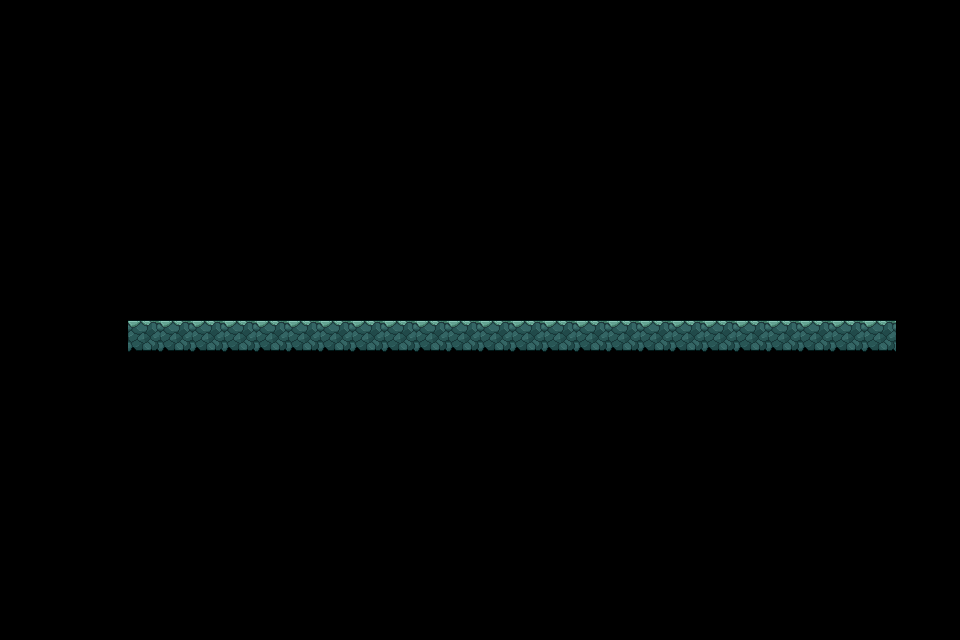

This is a level from a 2D game, rendered from its Tiled map with the project's own tilesets. A one-line summary and the complete map file follow:
An orthogonal 30x20 tile map with 32x32 px tiles, 1 tile layer (1) and 1 object (ara).

<map version="1.10" tiledversion="1.10.1" orientation="orthogonal" renderorder="right-down" width="30" height="20" tilewidth="32" tileheight="32" infinite="0" nextlayerid="3" nextobjectid="3">
 <tileset firstgid="1" source="cave.tsx" />
 <layer id="1" name="1" width="30" height="20">
  <data encoding="csv">
0,0,0,0,0,0,0,0,0,0,0,0,0,0,0,0,0,0,0,0,0,0,0,0,0,0,0,0,0,0,
0,0,0,0,0,0,0,0,0,0,0,0,0,0,0,0,0,0,0,0,0,0,0,0,0,0,0,0,0,0,
0,0,0,0,0,0,0,0,0,0,0,0,0,0,0,0,0,0,0,0,0,0,0,0,0,0,0,0,0,0,
0,0,0,0,0,0,0,0,0,0,0,0,0,0,0,0,0,0,0,0,0,0,0,0,0,0,0,0,0,0,
0,0,0,0,0,0,0,0,0,0,0,0,0,0,0,0,0,0,0,0,0,0,0,0,0,0,0,0,0,0,
0,0,0,0,0,0,0,0,0,0,0,0,0,0,0,0,0,0,0,0,0,0,0,0,0,0,0,0,0,0,
0,0,0,0,0,0,0,0,0,0,0,0,0,0,0,0,0,0,0,0,0,0,0,0,0,0,0,0,0,0,
0,0,0,0,0,0,0,0,0,0,0,0,0,0,0,0,0,0,0,0,0,0,0,0,0,0,0,0,0,0,
0,0,0,0,0,0,0,0,0,0,0,0,0,0,0,0,0,0,0,0,0,0,0,0,0,0,0,0,0,0,
0,0,0,0,0,0,0,0,0,0,0,0,0,0,0,0,0,0,0,0,0,0,0,0,0,0,0,0,0,0,
0,0,0,0,198,198,198,198,198,198,198,198,198,198,198,198,198,198,198,198,198,198,198,198,198,198,198,198,0,0,
0,0,0,0,0,0,0,0,0,0,0,0,0,0,0,0,0,0,0,0,0,0,0,0,0,0,0,0,0,0,
0,0,0,0,0,0,0,0,0,0,0,0,0,0,0,0,0,0,0,0,0,0,0,0,0,0,0,0,0,0,
0,0,0,0,0,0,0,0,0,0,0,0,0,0,0,0,0,0,0,0,0,0,0,0,0,0,0,0,0,0,
0,0,0,0,0,0,0,0,0,0,0,0,0,0,0,0,0,0,0,0,0,0,0,0,0,0,0,0,0,0,
0,0,0,0,0,0,0,0,0,0,0,0,0,0,0,0,0,0,0,0,0,0,0,0,0,0,0,0,0,0,
0,0,0,0,0,0,0,0,0,0,0,0,0,0,0,0,0,0,0,0,0,0,0,0,0,0,0,0,0,0,
0,0,0,0,0,0,0,0,0,0,0,0,0,0,0,0,0,0,0,0,0,0,0,0,0,0,0,0,0,0,
0,0,0,0,0,0,0,0,0,0,0,0,0,0,0,0,0,0,0,0,0,0,0,0,0,0,0,0,0,0,
0,0,0,0,0,0,0,0,0,0,0,0,0,0,0,0,0,0,0,0,0,0,0,0,0,0,0,0,0,0
</data>
 </layer>
 <objectgroup id="2" name="Play">
  <object id="1" name="ara" x="156.256" y="270.365">
   <point />
  </object>
 </objectgroup>
</map>
